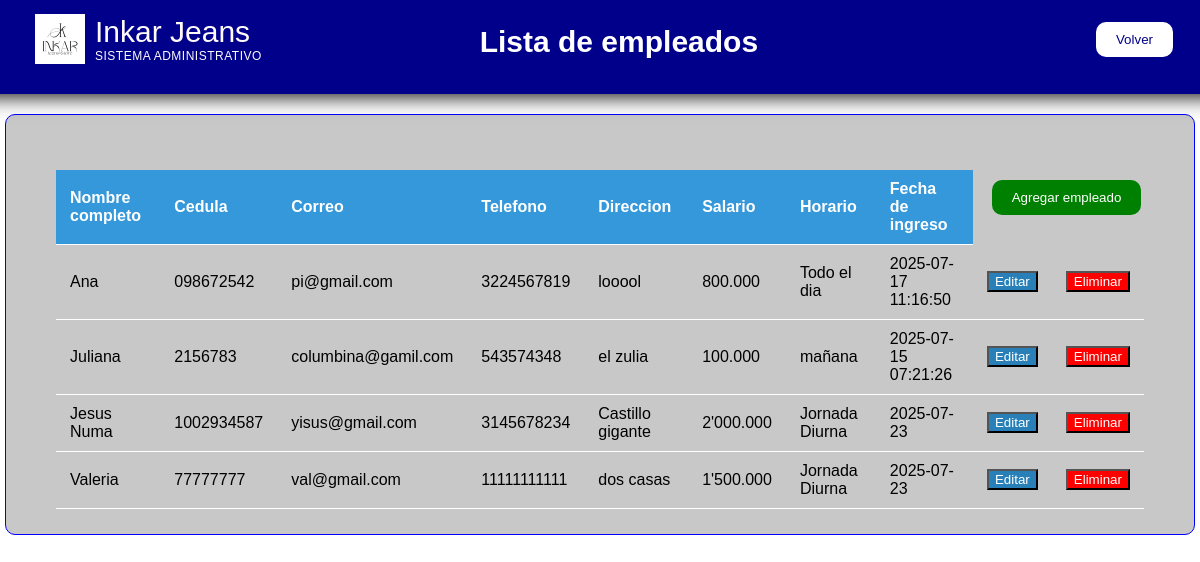
The page /empleados on the database as committed earlier.
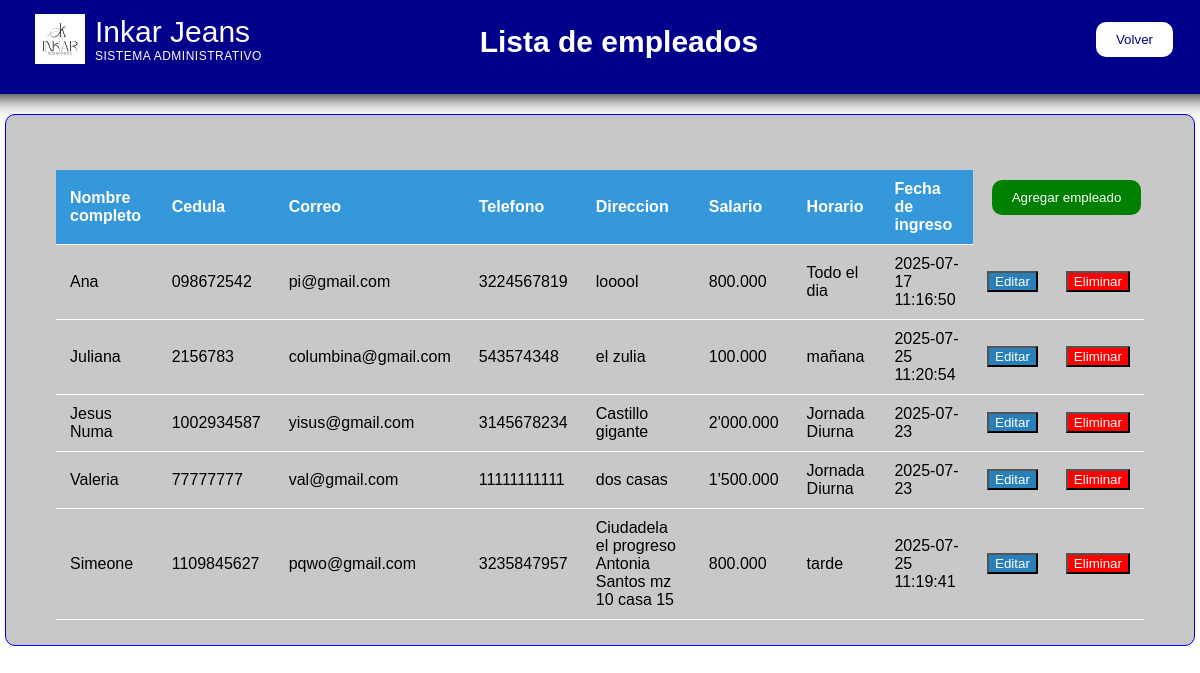
The same page on the database as committed later.
### app.py (models this page shows)
class Empleado(tablita):
    __tablename__="Empleados"
    id=Column(Integer, primary_key=True)
    nombre=Column(String(50), nullable=False)
    cedula=Column(String(50), nullable=False)
    correo=Column(String(50), nullable=False)
    telefono=Column(String(50), nullable=False)
    direccion=Column(String(50), nullable=False)
    salario=Column(String(50), nullable=False)
    horario=Column(String(50), nullable=False)
    fechaingreso=Column(String(50), default=datetime.now().strftime("%Y-%m-%d"))

### app.py (the view)
@app.route('/empleados')
def empleados():
    lista_empleados=session.query(Empleado).all()
    return render_template('empleados.html', empleados=lista_empleados)

### templates/empleados.html (shortened to what this page needs)
<!DOCTYPE html>
<html>
    <head>
        <link rel="stylesheet" href="{{url_for('static', filename='empleados.css')}}">
    </head>
    <body>
        <div class="contenedor">
            <div class="logo">
                <img src="{{url_for('static', filename='imgs/logoInkar.jpg')}}">
                <div class="titu">
                    Inkar Jeans<br>
                    <span>SISTEMA ADMINISTRATIVO</span>
                </div>
            </div>
            <h2>Lista de empleados</h2>
            <a href="{{url_for('administracion')}}"><button class="botonvolver">Volver</button></a>
        </div>
        <section class="panel">
            <a href="{{url_for('agregar_empleado')}}"><button class="agregaremple">Agregar empleado</button></a>
            <table>
                <thead>
                    <tr>
                        <th>Nombre completo</th>
                        <th>Cedula</th>
                        <th>Correo</th>
                        <th>Telefono</th>
                        <th>Direccion</th>
                        <th>Salario</th>
                        <th>Horario</th>
                        <th>Fecha de ingreso</th>
                    </tr>
                </thead>
                <tbody>
                    {% for dato in empleados %}
                    <tr>
                        <td>{{dato.nombre}}</td>
                        <td>{{dato.cedula}}</td>
                        <td>{{dato.correo}}</td>
                        <td>{{dato.telefono}}</td>
                        <td>{{dato.direccion}}</td>
                        <td>{{dato.salario}}</td>
                        <td>{{dato.horario}}</td>
                        <td>{{dato.fechaingreso}}</td>
                        <td>
                            <a href="{{url_for('editar_empleado', id=dato.id)}}"><button>Editar</button></a>
                        </td>
                        <td>
                            <form method="POST" action="{{url_for('eliminar_empleado', id=dato.id)}}" onsubmit="return confirm('¿Seguro que quiere eliminar este empleado?');">
                                <button type="submit">Eliminar</button>
                            </form>
                        </td>
                    </tr>
                    {% endfor %}
                </tbody>
            </table>
        </section>
    </body>
</html>

### static/empleados.css (style rules this page uses)
body { background-color: transparent; background-image: url(https://media.istockphoto.com/id/1305533078/photo/multicolored-straight-strands-texture-background-sewing-equipment-loom-equipment-at-a-garment.jpg?s=612x612&w=0&k=20&c=zGDhSsF_nCyM7vIA0WB3dIqkHE_TpNRDRxWDAqpLFlI=); background-repeat: no-repeat; background-size: cover; font-family: Arial, Helvetica, sans-serif; padding: 5px; margin: 0; color: black; }
.panel { background-color: #c8c8c8; border-radius: 10px; box-shadow: 0, 2px 6px rgb(0, 0, 0, 0.1); max-width: 1200px; margin: auto; padding: 5px 50px; border: 1px solid blue; }
h2 { text-align: center; margin-bottom: 20px; color: white; position: relative; right: 50px; font-size: 30px; }
.logo { display: flex; position: relative; left: 10px; }
.logo img { width: 50px; height: 50px; }
.logo span { display: block; letter-spacing: 0.5px; color: snow; font-size: 12px; }
.titu { color: snow; position: relative; font-size: 30px; left: 10px; top: 1px }
.agregaremple { background-color: green; color: white; border: none; border-radius: 10px; padding: 10px 16px; cursor: pointer; margin-bottom: 15px; padding: 10px 20px; position: relative; left: 86%; top: 60px; }
.contenedor { background-color: darkblue; padding: 15px 50px; position: relative; bottom: 20px; right: 30px; width: 1148px; box-shadow: 0 2px 20px black; display: flex; justify-content: space-between; align-items: center; }
.botonvolver { background-color: white; color: darkblue; cursor: pointer; border: none; border-radius: 10px; padding: 10px 20px; }
table { width: 100%; border-collapse: collapse; margin-bottom: 20px; }
thead { background-color: #3498db; color: white; }
th, td { padding: 10px 14px; text-align: left; border-bottom: 1px solid white; }
button { background-color: #2980b9; color: white; }
button[type="submit"] { background-color: red; color: white; }

Rows that differ between the two databases and show on the page:
changed Empleado "Juliana": correo "columbina@gamil.com" → "columbina@gmail.com"; fechaingreso "2025-07-15 07:21:26" → "2025-07-25 11:20:54"
added Empleado: nombre "Simeone", cedula "1109845627", correo "pqwo@gmail.com", telefono "3235847957", direccion "Ciudadela el progreso Antonia Santos mz 10 casa 15", salario "800.000", horario "tarde", fechaingreso "2025-07-25 11:19:41"
